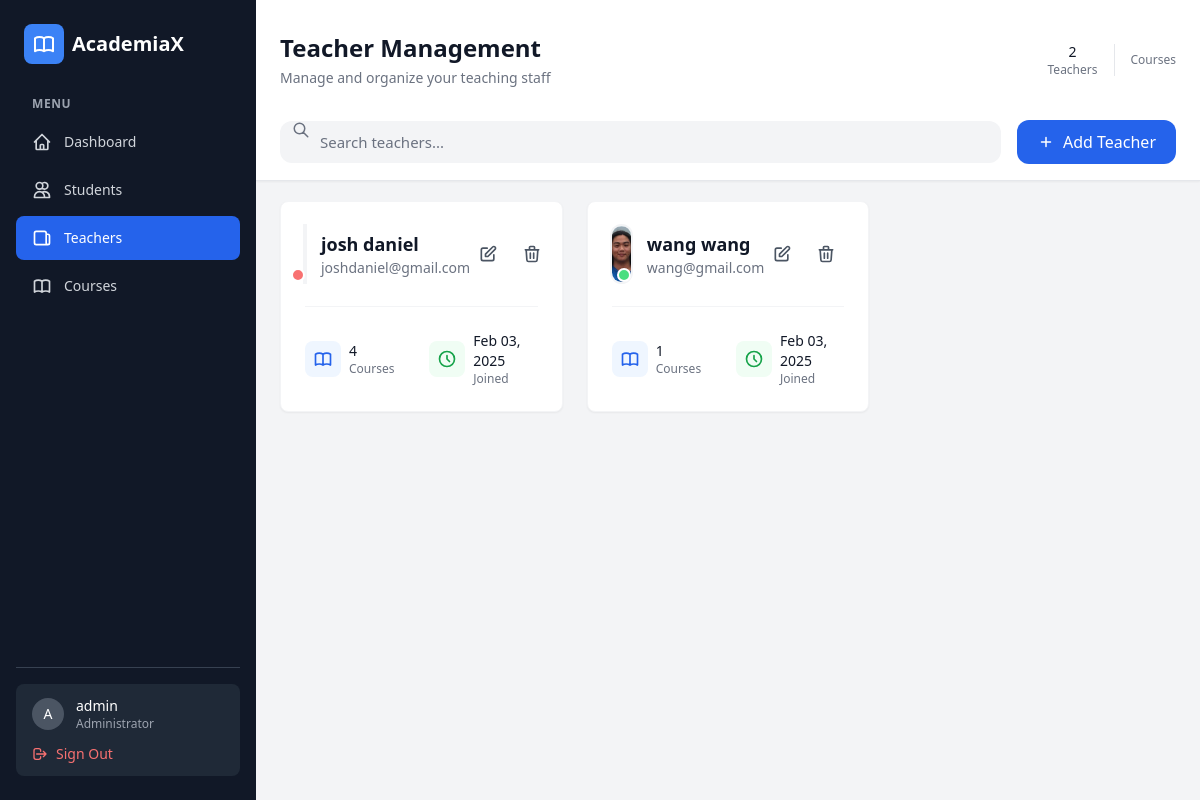
/manage_teachers/ (signed in), run on an earlier commit of the app's database.
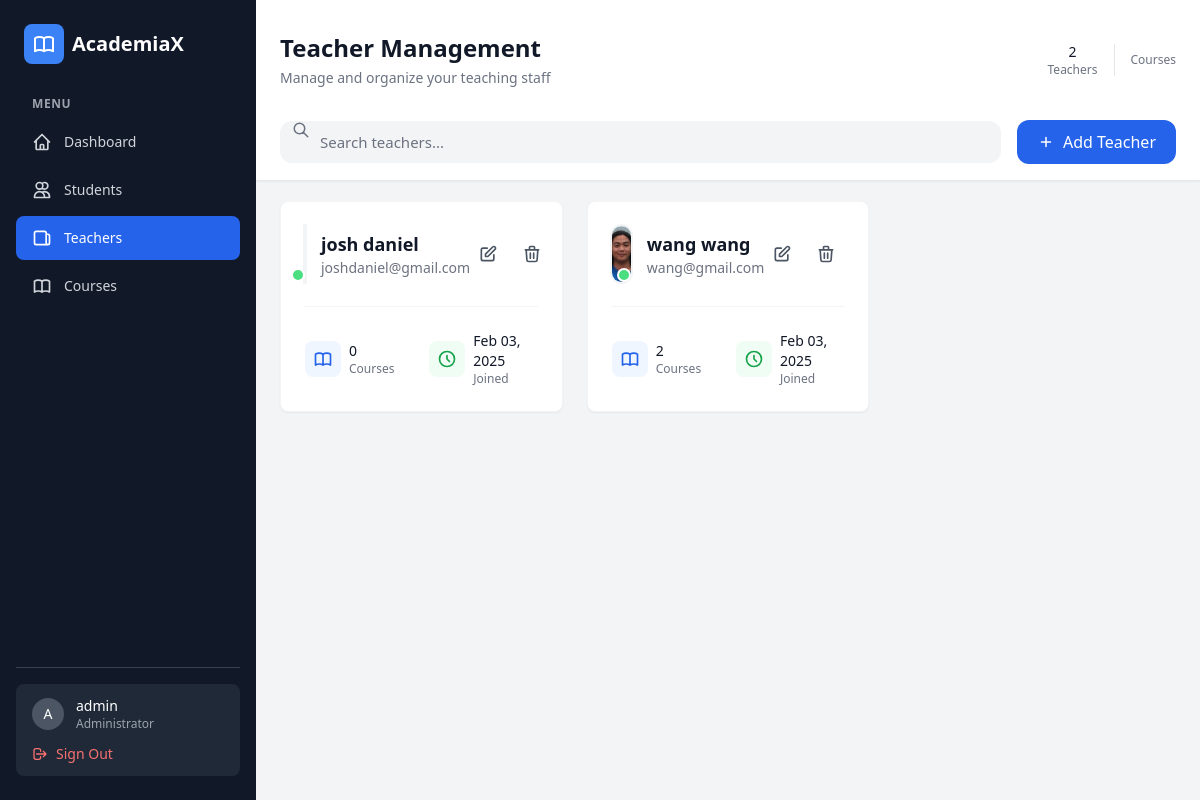
And on a later commit of the database.
### myapp/models.py (models this page shows, shortened)
class Teacher(models.Model):
    user = models.OneToOneField(
        DjangoUser,
        on_delete=models.CASCADE,
        related_name='teacher'
    )
    first_name = models.CharField(max_length=100)
    last_name = models.CharField(max_length=100)
    profile_picture = models.ImageField(upload_to='teacher_profiles/', null=True, blank=True)
    is_active = models.BooleanField(default=True, db_index=True)

### myapp/admin_page.py (the view, shortened to what this page needs)
# urls.py: path('manage_teachers/', admin_page.manage_teachers, name='manage_teachers'),
@login_required
def manage_teachers(request):
    teachers = Teacher.objects.all().order_by('first_name')
    return render(request, 'admin/manage_teachers.html', {
        'teachers': teachers,
    })

### myapp/templates/admin/manage_teachers.html (shortened to what the changed rows need)
{% extends 'admin/admin_page.html' %}
{% block main_content %}
<div class="sticky top-0 bg-white z-20 -mt-8 -mx-6 border-b shadow-sm">
    <div class="px-6 pt-8 pb-4">
        <div class="max-w-7xl mx-auto">
            <div class="flex justify-between items-center md:ml-0 ml-8">
                <div>
                    <h1 class="text-2xl font-semibold text-gray-900">Teacher Management</h1>
                </div>
            </div>
        </div>
    </div>
</div>
<div class="grid grid-cols-1 md:grid-cols-2 lg:grid-cols-3 gap-6">
    {% for teacher in teachers %}
    <div class="bg-white rounded-lg shadow-sm hover:shadow-md transition-shadow duration-200 overflow-hidden teacher-card border border-gray-100"
         data-teacher-id="{{ teacher.id }}">
        <div class="p-6">
            <div class="flex items-center justify-between">
                <div class="flex items-center space-x-4">
                    <div class="relative">
                        {% if teacher.profile_picture %}
                            <img src="{{ teacher.profile_picture.url }}"
                                 alt="{{ teacher.first_name }}"
                                 class="h-14 w-14 rounded-full object-cover ring-2 ring-gray-100">
                        {% endif %}
                        <span class="absolute bottom-0 right-0 h-3.5 w-3.5 rounded-full border-2 border-white {{ teacher.is_active|yesno:'bg-green-400,bg-red-400' }}"></span>
                    </div>
                    <div>
                        <h3 class="text-lg font-semibold text-gray-900">{{ teacher.first_name }} {{ teacher.last_name }}</h3>
                        <p class="text-sm text-gray-500">{{ teacher.user.email }}</p>
                    </div>
                </div>
                <div class="flex items-center space-x-2">
                    <button onclick="editTeacher('{{ teacher.id }}')"
                            class="p-2 text-gray-600 hover:text-blue-600 hover:bg-blue-50 rounded-full transition-colors">
                        <svg class="w-5 h-5" fill="none" stroke="currentColor" viewBox="0 0 24 24">
                            <path stroke-linecap="round" stroke-linejoin="round" stroke-width="2" d="M11 5H6a2 2 0 00-2 2v11a2 2 0 002 2h11a2 2 0 002-2v-5m-1.414-9.414a2 2 0 112.828 2.828L11.828 15H9v-2.828l8.586-8.586z"/>
                        </svg>
                    </button>
                    <button onclick="deleteTeacher('{{ teacher.id }}')"
                            class="p-2 text-gray-600 hover:text-red-600 hover:bg-red-50 rounded-full transition-colors">
                        <svg class="w-5 h-5" fill="none" stroke="currentColor" viewBox="0 0 24 24">
                            <path stroke-linecap="round" stroke-linejoin="round" stroke-width="2" d="M19 7l-.867 12.142A2 2 0 0116.138 21H7.862a2 2 0 01-1.995-1.858L5 7m5 4v6m4-6v6m1-10V4a1 1 0 00-1-1h-4a1 1 0 00-1 1v3M4 7h16"/>
                        </svg>
                    </button>
                </div>
            </div>
            <div class="mt-6 pt-6 border-t border-gray-100">
                <div class="grid grid-cols-2 gap-4">
                    <div class="flex items-center space-x-2">
                        <div class="p-2 bg-blue-50 rounded-lg">
                        </div>
                        <div>
                            <p class="text-sm font-medium text-gray-900">{{ teacher.courses_teaching.count }}</p>
                            <p class="text-xs text-gray-500">Courses</p>
                        </div>
                    </div>
                    <div class="flex items-center space-x-2">
                        <div class="p-2 bg-green-50 rounded-lg">
                            <svg class="w-5 h-5 text-green-600" fill="none" stroke="currentColor" viewBox="0 0 24 24">
                                <path stroke-linecap="round" stroke-linejoin="round" stroke-width="2" d="M12 8v4l3 3m6-3a9 9 0 11-18 0 9 9 0 0118 0z"/>
                            </svg>
                        </div>
                        <div>
                            <p class="text-sm font-medium text-gray-900">{{ teacher.user.date_joined|date:"M d, Y" }}</p>
                            <p class="text-xs text-gray-500">Joined</p>
                        </div>
                    </div>
                </div>
            </div>
        </div>
    </div>
    {% endfor %}
</div>
<link rel="stylesheet" href="https://cdnjs.cloudflare.com/ajax/libs/animate.css/4.1.1/animate.min.css">
{% endblock %}

What changed in the data, as far as the page shows it:
changed Teacher "josh": is_active False → True (drawn); courses_teaching.count "4" → "0"
computed for Teacher "wang": courses_teaching.count "1" → "2"
